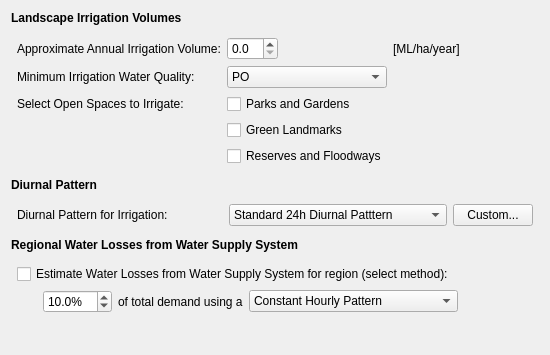
            <widget class="QWidget" name="scrollAreaWidgetContents_5">
             <property name="geometry">
              <rect>
               <x>0</x>
               <y>0</y>
               <width>550</width>
               <height>355</height>
              </rect>
             </property>
             <layout class="QVBoxLayout" name="verticalLayout_36">
              <item>
               <widget class="QLabel" name="pos_volumes">
                <property name="whatsThis">
                 <string>Estimate of the annual irrigation volume per hectare</string>
                </property>
                <property name="text">
                 <string>&lt;html&gt;&lt;head/&gt;&lt;body&gt;&lt;p&gt;&lt;span style=&quot; font-weight:600;&quot;&gt;Landscape Irrigation Volumes&lt;/span&gt;&lt;/p&gt;&lt;/body&gt;&lt;/html&gt;</string>
                </property>
               </widget>
              </item>
              <item>
               <widget class="QWidget" name="pos_volumes_widget" native="true">
                <property name="minimumSize">
                 <size>
                  <width>0</width>
                  <height>0</height>
                 </size>
                </property>
                <layout class="QGridLayout" name="gridLayout_23">
                 <property name="leftMargin">
                  <number>6</number>
                 </property>
                 <property name="topMargin">
                  <number>6</number>
                 </property>
                 <property name="rightMargin">
                  <number>6</number>
                 </property>
                 <property name="bottomMargin">
                  <number>6</number>
                 </property>
                 <item row="5" column="1">
                  <widget class="QCheckBox" name="pos_spaces_ref">
                   <property name="text">
                    <string>Reserves and Floodways</string>
                   </property>
                  </widget>
                 </item>
                 <item row="2" column="1">
                  <widget class="QComboBox" name="pos_ffp">
                   <item>
                    <property name="text">
                     <string>PO</string>
                    </property>
                   </item>
                   <item>
                    <property name="text">
                     <string>NP</string>
                    </property>
                   </item>
                   <item>
                    <property name="text">
                     <string>RW</string>
                    </property>
                   </item>
                   <item>
                    <property name="text">
                     <string>SW</string>
                    </property>
                   </item>
                   <item>
                    <property name="text">
                     <string>GW</string>
                    </property>
                   </item>
                  </widget>
                 </item>
                 <item row="1" column="0">
                  <widget class="QLabel" name="pos_annual_lbl">
                   <property name="whatsThis">
                    <string>Estimate of the annual irrigation volume per hectare</string>
                   </property>
                   <property name="text">
                    <string>Approximate Annual Irrigation Volume:</string>
                   </property>
                  </widget>
                 </item>
                 <item row="1" column="2">
                  <widget class="QLabel" name="pos_annual_lbl2">
                   <property name="whatsThis">
                    <string>Estimate of the annual irrigation volume per hectare</string>
                   </property>
                   <property name="text">
                    <string>[ML/ha/year]</string>
                   </property>
                  </widget>
                 </item>
                 <item row="2" column="0">
                  <widget class="QLabel" name="pos_ffp_lbl">
                   <property name="whatsThis">
                    <string>&lt;!DOCTYPE HTML PUBLIC &quot;-//W3C//DTD HTML 4.0//EN&quot; &quot;http://www.w3.org/TR/REC-html40/strict.dtd&quot;&gt;
&lt;html&gt;&lt;head&gt;&lt;meta name=&quot;qrichtext&quot; content=&quot;1&quot; /&gt;&lt;style type=&quot;text/css&quot;&gt;
p, li { white-space: pre-wrap; }
&lt;/style&gt;&lt;/head&gt;&lt;body style=&quot; font-family:'MS Shell Dlg 2'; font-size:8.25pt; font-weight:400; font-style:normal;&quot;&gt;
&lt;p style=&quot; margin-top:0px; margin-bottom:0px; margin-left:0px; margin-right:0px; -qt-block-indent:0; text-indent:0px;&quot;&gt;&lt;span style=&quot; font-size:8pt;&quot;&gt;Select the minimum water quality requirement to source from when meeting demand.&lt;/span&gt;&lt;/p&gt;
&lt;p style=&quot; margin-top:0px; margin-bottom:0px; margin-left:0px; margin-right:0px; -qt-block-indent:0; text-indent:0px;&quot;&gt;&lt;span style=&quot; font-size:8pt;&quot;&gt;PO = Potable Water&lt;/span&gt;&lt;/p&gt;
&lt;p style=&quot; margin-top:0px; margin-bottom:0px; margin-left:0px; margin-right:0px; -qt-block-indent:0; text-indent:0px;&quot;&gt;&lt;span style=&quot; font-size:8pt;&quot;&gt;NP = Non-potable Water&lt;/span&gt;&lt;/p&gt;
&lt;p style=&quot; margin-top:0px; margin-bottom:0px; margin-left:0px; margin-right:0px; -qt-block-indent:0; text-indent:0px;&quot;&gt;&lt;span style=&quot; font-size:8pt;&quot;&gt;RW = Rainwater&lt;/span&gt;&lt;/p&gt;
&lt;p style=&quot; margin-top:0px; margin-bottom:0px; margin-left:0px; margin-right:0px; -qt-block-indent:0; text-indent:0px;&quot;&gt;&lt;span style=&quot; font-size:8pt;&quot;&gt;SW = Stormwater&lt;/span&gt;&lt;/p&gt;
&lt;p style=&quot; margin-top:0px; margin-bottom:0px; margin-left:0px; margin-right:0px; -qt-block-indent:0; text-indent:0px;&quot;&gt;&lt;span style=&quot; font-size:8pt;&quot;&gt;GW = Greywater&lt;/span&gt;&lt;/p&gt;&lt;/body&gt;&lt;/html&gt;</string>
                   </property>
                   <property name="text">
                    <string>Minimum Irrigation Water Quality:</string>
                   </property>
                  </widget>
                 </item>
                 <item row="3" column="1" colspan="2">
                  <widget class="QCheckBox" name="pos_spaces_pg">
                   <property name="text">
                    <string>Parks and Gardens</string>
                   </property>
                  </widget>
                 </item>
                 <item row="1" column="1">
                  <widget class="QDoubleSpinBox" name="pos_annual_vol">
                   <property name="maximumSize">
                    <size>
                     <width>51</width>
                     <height>16777215</height>
                    </size>
                   </property>
                   <property name="decimals">
                    <number>1</number>
                   </property>
                  </widget>
                 </item>
                 <item row="3" column="0">
                  <widget class="QLabel" name="pos_spaces">
                   <property name="whatsThis">
                    <string>Based on Aquacycle's calibration parameter. If soil moisture drops below this value, irrigation will occur to refill the soil moisture store. Specify as a proportion (e.g. 0.5 for 50%)</string>
                   </property>
                   <property name="text">
                    <string>Select Open Spaces to Irrigate:</string>
                   </property>
                  </widget>
                 </item>
                 <item row="4" column="1" colspan="2">
                  <widget class="QCheckBox" name="pos_spaces_na">
                   <property name="text">
                    <string>Green Landmarks</string>
                   </property>
                  </widget>
                 </item>
                 <item row="3" column="3">
                  <spacer name="horizontalSpacer_103">
                   <property name="orientation">
                    <enum>Qt::Horizontal</enum>
                   </property>
                   <property name="sizeHint" stdset="0">
                    <size>
                     <width>40</width>
                     <height>20</height>
                    </size>
                   </property>
                  </spacer>
                 </item>
                 <item row="2" column="3">
                  <spacer name="horizontalSpacer_102">
                   <property name="orientation">
                    <enum>Qt::Horizontal</enum>
                   </property>
                   <property name="sizeHint" stdset="0">
                    <size>
                     <width>40</width>
                     <height>20</height>
                    </size>
                   </property>
                  </spacer>
                 </item>
                 <item row="1" column="3">
                  <spacer name="horizontalSpacer_99">
                   <property name="orientation">
                    <enum>Qt::Horizontal</enum>
                   </property>
                   <property name="sizeHint" stdset="0">
                    <size>
                     <width>40</width>
                     <height>20</height>
                    </size>
                   </property>
                  </spacer>
                 </item>
                 <item row="5" column="3">
                  <spacer name="horizontalSpacer_104">
                   <property name="orientation">
                    <enum>Qt::Horizontal</enum>
                   </property>
                   <property name="sizeHint" stdset="0">
                    <size>
                     <width>40</width>
                     <height>20</height>
                    </size>
                   </property>
                  </spacer>
                 </item>
                </layout>
               </widget>
              </item>
              <item>
               <widget class="QLabel" name="losses_title_2">
                <property name="whatsThis">
                 <string>Estimate of the annual irrigation volume per hectare</string>
                </property>
                <property name="text">
                 <string>&lt;html&gt;&lt;head/&gt;&lt;body&gt;&lt;p&gt;&lt;span style=&quot; font-weight:600;&quot;&gt;Diurnal Pattern&lt;/span&gt;&lt;/p&gt;&lt;/body&gt;&lt;/html&gt;</string>
                </property>
               </widget>
              </item>
              <item>
               <widget class="QWidget" name="widget_3" native="true">
                <property name="minimumSize">
                 <size>
                  <width>0</width>
                  <height>0</height>
                 </size>
                </property>
                <layout class="QHBoxLayout" name="horizontalLayout_9">
                 <property name="leftMargin">
                  <number>6</number>
                 </property>
                 <property name="topMargin">
                  <number>6</number>
                 </property>
                 <property name="rightMargin">
                  <number>6</number>
                 </property>
                 <property name="bottomMargin">
                  <number>6</number>
                 </property>
                 <item>
                  <widget class="QLabel" name="pos_dp_lbl">
                   <property name="text">
                    <string>Diurnal Pattern for Irrigation:</string>
                   </property>
                  </widget>
                 </item>
                 <item>
                  <widget class="QComboBox" name="pos_dp">
                   <property name="currentIndex">
                    <number>0</number>
                   </property>
                   <item>
                    <property name="text">
                     <string>Standard 24h Diurnal Patttern</string>
                    </property>
                   </item>
                   <item>
                    <property name="text">
                     <string>Constant Hourly Pattern</string>
                    </property>
                   </item>
                   <item>
                    <property name="text">
                     <string>Office Hours Trapezoid (7am-7pm)</string>
                    </property>
                   </item>
                   <item>
                    <property name="text">
                     <string>After-hours Constant (6pm-6am)</string>
                    </property>
                   </item>
                   <item>
                    <property name="text">
                     <string>User-defined...</string>
                    </property>
                   </item>
                  </widget>
                 </item>
                 <item>
                  <widget class="QPushButton" name="pos_dpcustom">
                   <property name="maximumSize">
                    <size>
                     <width>80</width>
                     <height>16777215</height>
                    </size>
                   </property>
                   <property name="text">
                    <string>Custom...</string>
                   </property>
                  </widget>
                 </item>
                </layout>
               </widget>
              </item>
              <item>
               <widget class="QLabel" name="losses_title">
                <property name="whatsThis">
                 <string>Estimate of the annual irrigation volume per hectare</string>
                </property>
                <property name="text">
                 <string>&lt;html&gt;&lt;head/&gt;&lt;body&gt;&lt;p&gt;&lt;span style=&quot; font-weight:600;&quot;&gt;Regional Water Losses from Water Supply System&lt;/span&gt;&lt;/p&gt;&lt;/body&gt;&lt;/html&gt;</string>
                </property>
               </widget>
              </item>
              <item>
               <widget class="QWidget" name="widget_32" native="true">
                <property name="minimumSize">
                 <size>
                  <width>0</width>
                  <height>0</height>
                 </size>
                </property>
                <layout class="QGridLayout" name="gridLayout_24">
                 <property name="leftMargin">
                  <number>6</number>
                 </property>
                 <property name="topMargin">
                  <number>6</number>
                 </property>
                 <property name="rightMargin">
                  <number>6</number>
                 </property>
                 <property name="bottomMargin">
                  <number>6</number>
                 </property>
                 <item row="1" column="1">
                  <widget class="QDoubleSpinBox" name="losses_volspin">
                   <property name="suffix">
                    <string>%</string>
                   </property>
                   <property name="decimals">
                    <number>1</number>
                   </property>
                   <property name="maximum">
                    <double>100.000000000000000</double>
                   </property>
                   <property name="value">
                    <double>10.000000000000000</double>
                   </property>
                  </widget>
                 </item>
                 <item row="1" column="0">
                  <spacer name="horizontalSpacer_58">
                   <property name="orientation">
                    <enum>Qt::Horizontal</enum>
                   </property>
                   <property name="sizeType">
                    <enum>QSizePolicy::Fixed</enum>
                   </property>
                   <property name="sizeHint" stdset="0">
                    <size>
                     <width>20</width>
                     <height>20</height>
                    </size>
                   </property>
                  </spacer>
                 </item>
                 <item row="1" column="2">
                  <widget class="QLabel" name="losses_vol_lbl">
                   <property name="text">
                    <string>of total demand using a</string>
                   </property>
                  </widget>
                 </item>
                 <item row="0" column="0" colspan="7">
                  <widget class="QCheckBox" name="losses_check">
                   <property name="text">
                    <string>Estimate Water Losses from Water Supply System for region (select method):</string>
                   </property>
                  </widget>
                 </item>
                 <item row="1" column="3" colspan="3">
                  <widget class="QComboBox" name="loss_dp">
                   <property name="currentIndex">
                    <number>0</number>
                   </property>
                   <item>
                    <property name="text">
                     <string>Constant Hourly Pattern</string>
                    </property>
                   </item>
                   <item>
                    <property name="text">
                     <string>Inverse Pattern of Other Uses</string>
                    </property>
                   </item>
                  </widget>
                 </item>
                </layout>
               </widget>
              </item>
              <item>
               <spacer name="verticalSpacer_4">
                <property name="orientation">
                 <enum>Qt::Vertical</enum>
                </property>
                <property name="sizeHint" stdset="0">
                 <size>
                  <width>20</width>
                  <height>40</height>
                 </size>
                </property>
               </spacer>
              </item>
             </layout>
            </widget>
